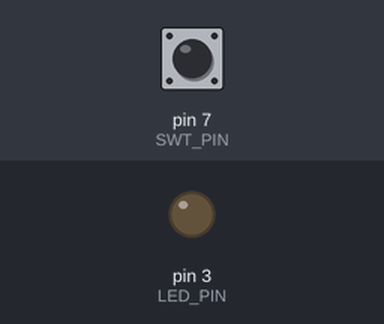
Recording of a sketch running on a simulated Arduino Uno, built with avr-gcc and run on an emulated ATmega328P. Parts: output pins drawn as LEDs (lit = HIGH). The inputs (shaded band) are chosen by the test bench; at power-on: pin 7 (SWT_PIN) LOW.

Above: at 1.2 s.
1.3 s: pin 7 (SWT_PIN) pulled HIGH for 0.15 s
At 1.37 s:
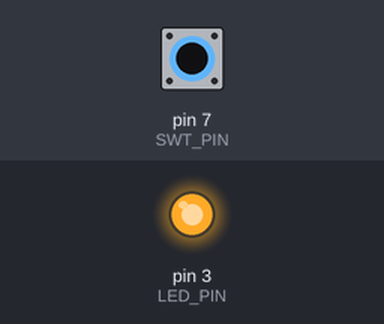
2.9 s: pin 7 (SWT_PIN) pulled HIGH for 3.2 s
At 7.3 s:
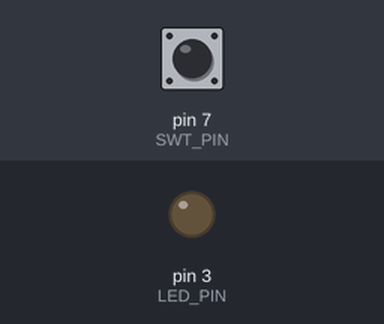
Timing chart, 0 to 8.8 s (numbered marks = the images above; inputs shaded):
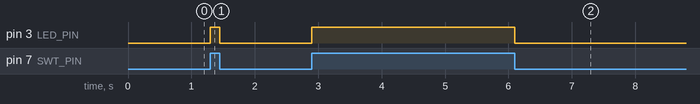

Measured:
- after the input at 1.3 s, pin 3 (LED_PIN): LOW → HIGH at once, → LOW 0.15 s later
- after the input at 2.9 s, pin 3 (LED_PIN): LOW → HIGH at once, → LOW 3.2 s later

The sketch:

test.ino
```cpp
const int LED_PIN = 3;
const int SWT_PIN = 7;
int swtstate;

void setup() {
  pinMode(LED_PIN,OUTPUT);
  pinMode(SWT_PIN,INPUT);
}

void loop() {
  swtstate = digitalRead(SWT_PIN);
  if(swtstate==HIGH)
  {
    digitalWrite(LED_PIN,HIGH);
  }
  else
  {
    digitalWrite(LED_PIN,LOW);
  }

}
```
